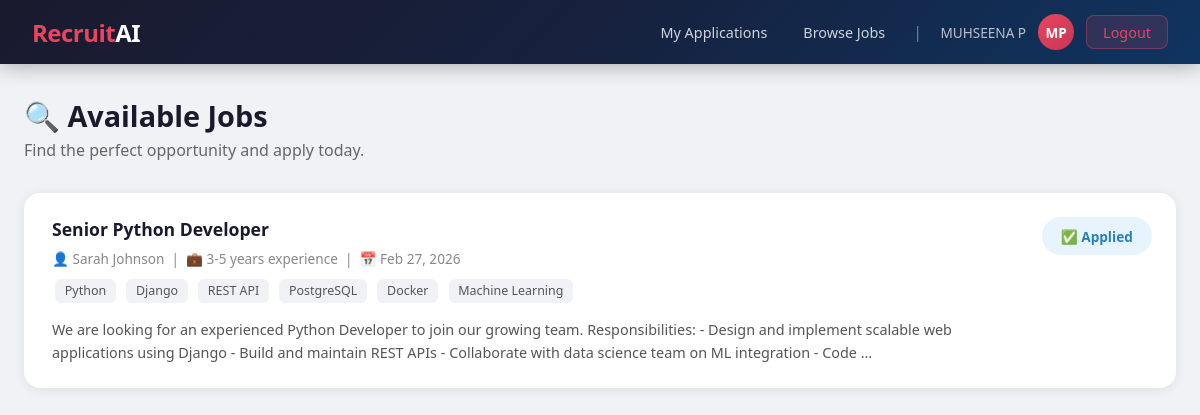
The page /jobs/ (signed in) on the database as committed earlier.
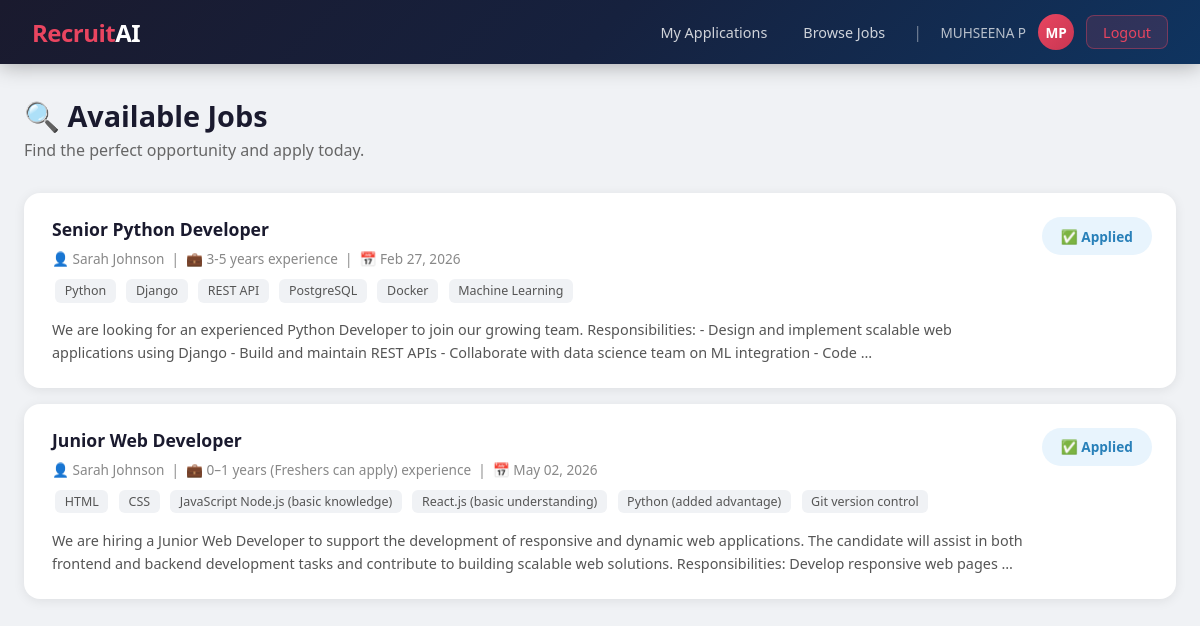
The same page on the database as committed later.
### core/models.py (models this page shows, shortened)
class Job(models.Model):
    hr = models.ForeignKey(
        User,
        on_delete=models.CASCADE,
        related_name='jobs'
    )
    title = models.CharField(
        max_length=200
    )
    required_skills = models.TextField(
        help_text="Comma-separated skills"
    )
    required_experience = models.CharField(
        max_length=100
    )
    description = models.TextField()
    start_date = models.DateField(
        null=True,
        blank=True
    )
    end_date = models.DateField(
        null=True,
        blank=True
    )
    created_at = models.DateTimeField(
        auto_now_add=True
    )
    updated_at = models.DateTimeField(
        auto_now=True
    )
    def get_skills_list(self):
        return [
            s.strip()
            for s in self.required_skills.split(',')
        ]

### core/views.py (the view)
    @login_required
    def wrapper(request, *args, **kwargs):
        if not hasattr(request.user, 'profile') or not request.user.profile.is_candidate():
            messages.error(request, "Access denied. Candidates only.")
            return redirect('dashboard')
        return func(request, *args, **kwargs)

### core/models.py (called while the page is built)
    def is_hr(self):
        return self.role == 'hr'

    def is_candidate(self):
        return self.role == 'candidate'

### core/views.py (called while the page is built)
def require_candidate(func):
    @login_required
    def wrapper(request, *args, **kwargs):
        if not hasattr(request.user, 'profile') or not request.user.profile.is_candidate():
            messages.error(request, "Access denied. Candidates only.")
            return redirect('dashboard')
        return func(request, *args, **kwargs)
    wrapper.__name__ = func.__name__
    return wrapper

@require_candidate
def job_list(request):
    today = timezone.now().date()
    jobs = Job.objects.filter(
        Q(start_date__isnull=True) | Q(start_date__lte=today),
        Q(end_date__isnull=True) | Q(end_date__gte=today)
    ).select_related('hr')
    applied_job_ids = Application.objects.filter(
        candidate=request.user
    ).values_list('job_id', flat=True)
    return render(request, 'core/job_list.html', {
        'jobs': jobs,
        'applied_job_ids': list(applied_job_ids)
    })

### core/templates/core/job_list.html (shortened to what this page needs)
{% extends 'core/base.html' %}
{% block content %}
<div class="container">
    <div class="page-header">
        <h1>🔍 Available Jobs</h1>
        <p>Find the perfect opportunity and apply today.</p>
    </div>
    {% if jobs %}
    {% for job in jobs %}
    <div class="job-card">
        <div style="display:flex; justify-content:space-between; align-items:flex-start; flex-wrap:wrap; gap:1rem;">
            <div style="flex:1;">
                <div class="job-card-title">{{ job.title }}</div>
                <div class="job-card-meta">
                    👤 {{ job.hr.get_full_name|default:job.hr.username }} &nbsp;|&nbsp;
                    💼 {{ job.required_experience }} experience &nbsp;|&nbsp;
                    📅 {{ job.created_at|date:"M d, Y" }}
                </div>
                <div style="margin-top:0.5rem;">
                    {% for skill in job.get_skills_list %}
                    <span class="skill-tag">{{ skill }}</span>
                    {% endfor %}
                </div>
                <div style="margin-top:0.75rem; color:#555; font-size:0.9rem; line-height:1.6;">
                    {{ job.description|truncatewords:40 }}
                </div>
            </div>
            <div>
                {% if job.pk in applied_job_ids %}
                <span class="badge badge-applied" style="padding:0.6rem 1.2rem; font-size:0.85rem;">✅ Applied</span>
                {% else %}
                <a href="{% url 'apply_job' job.pk %}" class="btn btn-primary">Apply Now →</a>
                {% endif %}
            </div>
        </div>
    </div>
    {% endfor %}
    {% else %}
    <div class="card" style="text-align:center; padding:3rem;">
        <div style="font-size:3rem; margin-bottom:1rem;">📭</div>
        <p style="color:#888;">No jobs available at the moment. Check back soon!</p>
    </div>
    {% endif %}
</div>
{% endblock %}

### core/templates/core/base.html (shortened to what this page needs)
<!DOCTYPE html>
<html lang="en">
<head>
</head>
<body>
{% if user.is_authenticated %}
<nav class="navbar">
    <a href="{% url 'dashboard' %}" class="navbar-brand">Recruit<span>AI</span></a>
    <div class="navbar-nav">
        {% if user.profile.is_hr %}
            <a href="{% url 'hr_dashboard' %}" class="nav-link">Dashboard</a>
            <a href="{% url 'create_job' %}" class="nav-link">+ New Job</a>
            <a href="{% url 'hr_reports' %}" class="nav-link">Reports</a>
        {% else %}
            <a href="{% url 'candidate_dashboard' %}" class="nav-link">My Applications</a>
            <a href="{% url 'job_list' %}" class="nav-link">Browse Jobs</a>
        {% endif %}
        <span style="color:rgba(255,255,255,0.4); padding: 0 0.5rem;">|</span>
        <span class="nav-username">{{ user.get_full_name|default:user.username }}</span>
        <a href="{% url 'view_profile' %}" class="nav-avatar" title="View Profile">
            {{ user.first_name|first|upper }}{{ user.last_name|first|upper }}
        </a>
        <a href="{% url 'logout' %}" class="btn-logout" style="margin-left:0.5rem;">Logout</a>
    </div>
</nav>
{% endif %}
{% block content %}{% endblock %}
</body>
</html>

### core/templates/core/base.html (style rules this page uses)
* { box-sizing: border-box; margin: 0; padding: 0; }
body { font-family: 'Segoe UI', sans-serif; background: #f0f2f5; color: #333; min-height: 100vh; }
.navbar { background: linear-gradient(135deg, #1a1a2e 0%, #16213e 50%, #0f3460 100%); padding: 0 2rem; display: flex; align-items: center; justify-content: space-between; height: 64px; box-shadow: 0 2px 20px rgba(0,0,0,0.3); position: sticky; top: 0; z-index: 100; }
.navbar-brand { color: #e94560; font-size: 1.5rem; font-weight: 800; text-decoration: none; letter-spacing: -0.5px; }
.navbar-brand span { color: #fff; }
.navbar-nav { display: flex; gap: 0.25rem; align-items: center; }
.nav-link { color: rgba(255,255,255,0.8); text-decoration: none; padding: 0.5rem 1rem; border-radius: 8px; font-size: 0.9rem; transition: all 0.2s; }
.btn-logout { background: rgba(233,69,96,0.15); border: 1px solid rgba(233,69,96,0.4); color: #e94560; padding: 0.4rem 1rem; border-radius: 8px; cursor: pointer; font-size: 0.9rem; text-decoration: none; transition: all 0.2s; }
.nav-avatar { width: 36px; height: 36px; border-radius: 50%; background: linear-gradient(135deg, #e94560, #c73652); color: #fff; display: flex; align-items: center; justify-content: center; font-weight: 700; font-size: 0.85rem; cursor: pointer; text-decoration: none; margin-left: 0.5rem; transition: all 0.2s; }
.nav-username { color: rgba(255,255,255,0.7); font-size: 0.85rem; margin-left: 0.4rem; }
.container { max-width: 1200px; margin: 2rem auto; padding: 0 1.5rem; }
.page-header { margin-bottom: 2rem; }
.page-header h1 { font-size: 1.8rem; color: #1a1a2e; font-weight: 700; }
.page-header p { color: #666; margin-top: 0.25rem; }
.badge { display: inline-block; padding: 0.3rem 0.8rem; border-radius: 20px; font-size: 0.78rem; font-weight: 600; }
.badge-applied { background: #e8f4fd; color: #2980b9; }
.job-card { background: #fff; border-radius: 16px; padding: 1.5rem; box-shadow: 0 2px 12px rgba(0,0,0,0.08); margin-bottom: 1rem; border-left: 4px solid transparent; transition: all 0.2s; }
.job-card-title { font-size: 1.1rem; font-weight: 700; color: #1a1a2e; }
.job-card-meta { color: #888; font-size: 0.85rem; margin: 0.5rem 0; }
.skill-tag { display: inline-block; background: #f0f2f5; color: #555; padding: 0.2rem 0.6rem; border-radius: 6px; font-size: 0.78rem; margin: 0.2rem; }

Rows that differ between the two databases and show on the page:
added Job: title "Junior Web Developer", hr.get_full_name "Sarah Johnson", required_experience "0–1 years (Freshers can apply)", created_at "May 02, 2026", get_skills_list "HTML" "CSS" "JavaScript Node.js (basic knowledge)" "React.js (basic understanding)" "Python (added advantage)" "Git version control", description "We are hiring a Junior Web Developer to support the development of responsive and dynamic web applications. The candidate will assist in both frontend and backend development tasks and contribute to building scalable web solutions. Responsibilities: Develop responsive web pages …", shows "✅ Applied"
